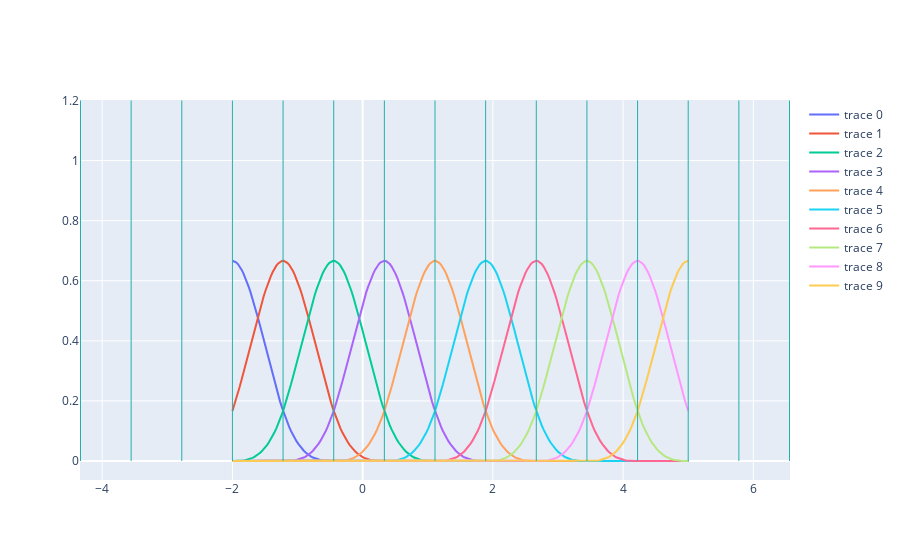

This figure's notebook cell:
### Code cell
# plot the B-Spline basis functions

plot_BSpline_basis()

### Figure 1 — Plotly figure (JSON) as saved in the notebook; plotly's stock layout.template omitted (floating-point values rounded to 4 significant figures; data arrays with more than 128 entries replaced by an {"elided": "..."} marker saying what was removed)
{"data": [{"type": "scatter", "x": {"elided": "250 float values"}, "y": {"elided": "250 float values"}}, {"type": "scatter", "x": {"elided": "250 float values"}, "y": {"elided": "250 float values"}}, {"type": "scatter", "x": {"elided": "250 float values"}, "y": {"elided": "250 float values"}}, {"type": "scatter", "x": {"elided": "250 float values"}, "y": {"elided": "250 float values"}}, {"type": "scatter", "x": {"elided": "250 float values"}, "y": {"elided": "250 float values"}}, {"type": "scatter", "x": {"elided": "250 float values"}, "y": {"elided": "250 float values"}}, {"type": "scatter", "x": {"elided": "250 float values"}, "y": {"elided": "250 float values"}}, {"type": "scatter", "x": {"elided": "250 float values"}, "y": {"elided": "250 float values"}}, {"type": "scatter", "x": {"elided": "250 float values"}, "y": {"elided": "250 float values"}}, {"type": "scatter", "x": {"elided": "250 float values"}, "y": {"elided": "250 float values"}}], "layout": {"shapes": [{"line": {"color": "LightSeaGreen", "width": 1}, "type": "line", "x0": -4.333, "x1": -4.333, "y0": 0, "y1": 1.2}, {"line": {"color": "LightSeaGreen", "width": 1}, "type": "line", "x0": -3.556, "x1": -3.556, "y0": 0, "y1": 1.2}, {"line": {"color": "LightSeaGreen", "width": 1}, "type": "line", "x0": -2.778, "x1": -2.778, "y0": 0, "y1": 1.2}, {"line": {"color": "LightSeaGreen", "width": 1}, "type": "line", "x0": -2, "x1": -2, "y0": 0, "y1": 1.2}, {"line": {"color": "LightSeaGreen", "width": 1}, "type": "line", "x0": -1.222, "x1": -1.222, "y0": 0, "y1": 1.2}, {"line": {"color": "LightSeaGreen", "width": 1}, "type": "line", "x0": -0.4444, "x1": -0.4444, "y0": 0, "y1": 1.2}, {"line": {"color": "LightSeaGreen", "width": 1}, "type": "line", "x0": 0.3333, "x1": 0.3333, "y0": 0, "y1": 1.2}, {"line": {"color": "LightSeaGreen", "width": 1}, "type": "line", "x0": 1.111, "x1": 1.111, "y0": 0, "y1": 1.2}, {"line": {"color": "LightSeaGreen", "width": 1}, "type": "line", "x0": 1.889, "x1": 1.889, "y0": 0, "y1": 1.2}, {"line": {"color": "LightSeaGreen", "width": 1}, "type": "line", "x0": 2.667, "x1": 2.667, "y0": 0, "y1": 1.2}, {"line": {"color": "LightSeaGreen", "width": 1}, "type": "line", "x0": 3.444, "x1": 3.444, "y0": 0, "y1": 1.2}, {"line": {"color": "LightSeaGreen", "width": 1}, "type": "line", "x0": 4.222, "x1": 4.222, "y0": 0, "y1": 1.2}, {"line": {"color": "LightSeaGreen", "width": 1}, "type": "line", "x0": 5, "x1": 5, "y0": 0, "y1": 1.2}, {"line": {"color": "LightSeaGreen", "width": 1}, "type": "line", "x0": 5.778, "x1": 5.778, "y0": 0, "y1": 1.2}, {"line": {"color": "LightSeaGreen", "width": 1}, "type": "line", "x0": 6.556, "x1": 6.556, "y0": 0, "y1": 1.2}]}}
